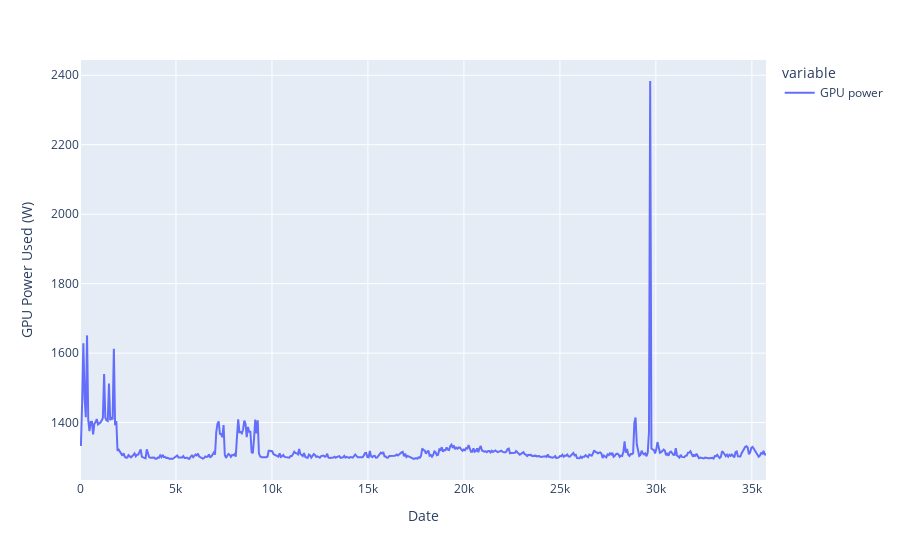

Notebook source saved alongside this figure:
### Code cell
min_grouping = carbondf.groupby(pd.Grouper(key = 'time', freq='10min')).min()
fig4= min_grouping.plot(x="date", y=["GPU power"], kind="line")
fig4.update_layout(
    xaxis_title= "Date",
    yaxis_title="GPU Power Used (W)",
)

### Figure 1 — Plotly figure (JSON) as saved in the notebook; plotly's stock layout.template omitted (floating-point values rounded to 4 significant figures; data arrays with more than 128 entries replaced by an {"elided": "..."} marker saying what was removed)
{"data": [{"hovertemplate": "variable=GPU power<br>date=%{x}<br>value=%{y}<extra></extra>", "legendgroup": "GPU power", "line": {"color": "#636efa", "dash": "solid"}, "marker": {"symbol": "circle"}, "mode": "lines", "name": "GPU power", "orientation": "v", "showlegend": true, "type": "scatter", "x": {"elided": "564 int values"}, "xaxis": "x", "y": {"elided": "564 float values"}, "yaxis": "y"}], "layout": {"legend": {"title": {"text": "variable"}, "tracegroupgap": 0}, "margin": {"t": 60}, "xaxis": {"anchor": "y", "domain": [0, 1], "title": {"text": "Date"}}, "yaxis": {"anchor": "x", "domain": [0, 1], "title": {"text": "GPU Power Used (W)"}}}}
